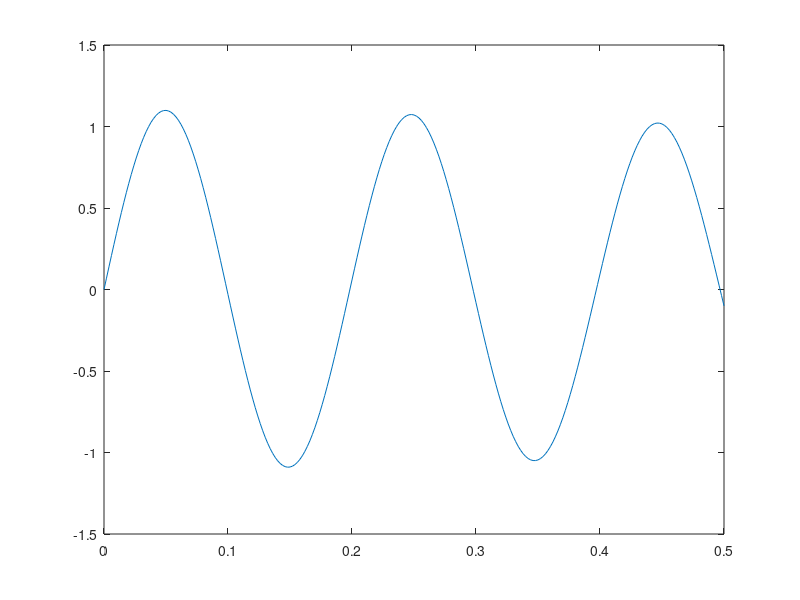

MATLAB code for this plot: (Note: this script raises an error after producing the figure.)
clc;clear;close all

fs=500;
f1=5;
A1=1;
phi1=0;
f2=5.5;
A2=0.1;
phi2=0;
D=[0.5,1,5];
for ii=1:length(D)
    t=0:1/fs:D(ii);

    x=A1*sin(2*pi*f1*t+phi1)+A2*sin(2*pi*f2*t+phi2);

    figure
    plot(t,x)

    f=-10:0.01:10;
    X=myCTFT(x,t,f);

    figure
    plot(f,abs(X)/D(ii))
    
    if ii==3
       wi=window(@rectwin,length(t));
       xw0=x.*wi';
       Xw0=myCTFT(xw0,t,f);
       figure
       plot(t,xw0)
       figure
       plot(f,abs(Xw0)/D(ii))
        
        
       win=window(@hamming,length(t));
       xw=x.*win';
       Xw=myCTFT(xw,t,f);
       figure
       plot(t,xw)
       figure
       plot(f,abs(Xw)/sum(win)*fs)
    end
end

t1=0:1/fs:1/f1-1/fs;
t2=0:1/fs:1/f2-1/fs;
x1=A1*sin(2*pi*f1*t1+phi1);
x2=A2*sin(2*pi*f2*t2+phi2);
k=-10:10;
X1=zeros(1,length(k));
for ii=1:length(X1)
    X1(ii)=sum(x1.*exp(-1j*k(ii)*2*pi*f1*t1))/fs; 
end

X2=zeros(1,length(k));
for ii=1:length(X2)
    X2(ii)=sum(x2.*exp(-1j*k(ii)*2*pi*f2*t2))/fs; 
end

figure
hold on
stem(k*f1,abs(X1))
stem(k*f2,abs(X2))

